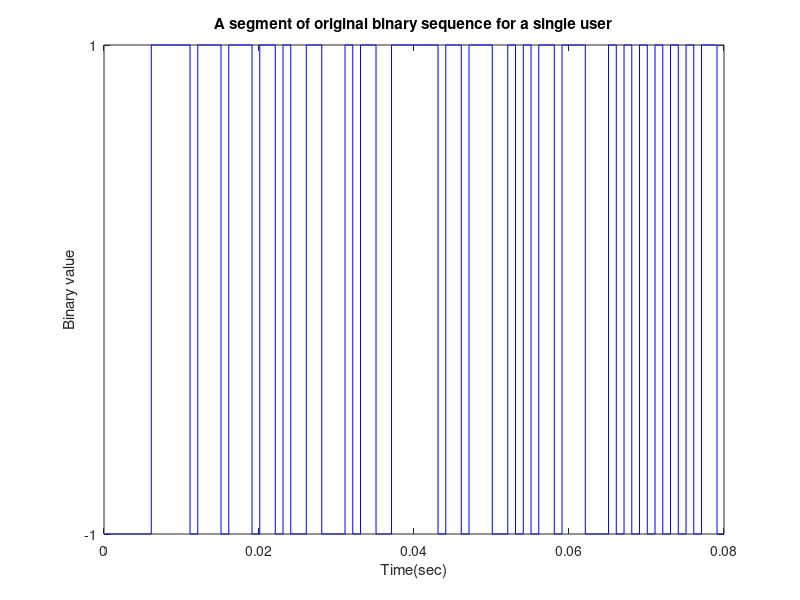
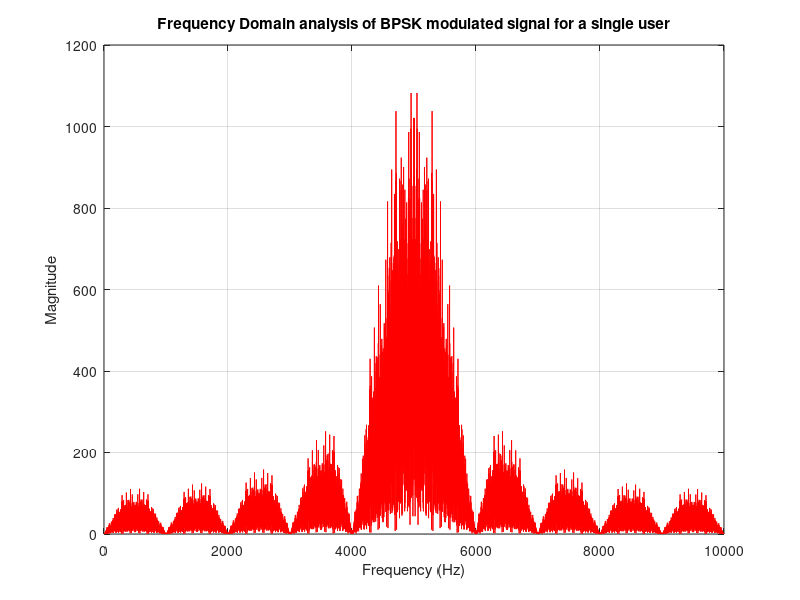
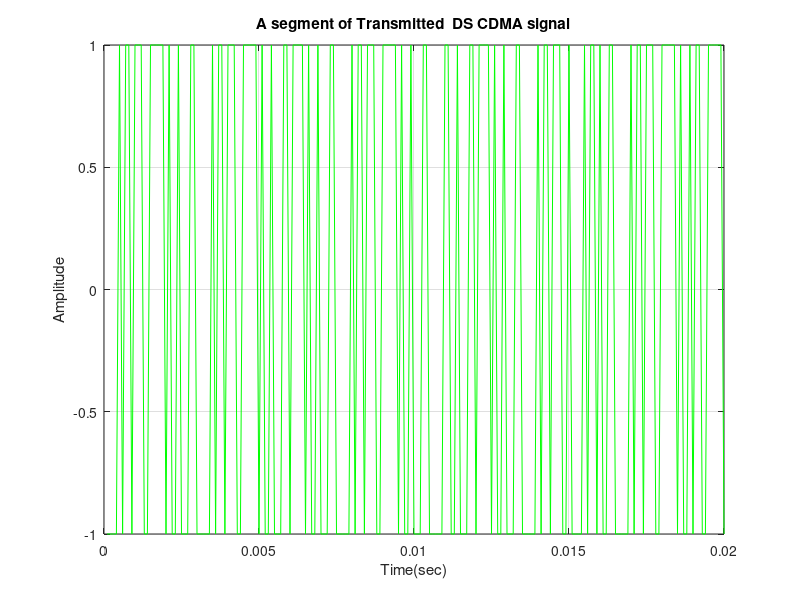

Recreate these plots in MATLAB, in order. (Note: this script raises an error after producing the figures.)
clear all;
close all;
msg=round(rand(1,1000));
%1/2 rated convolutional Encoder
trellis=poly2trellis(3,[6 7]);
user=convenc(msg,trellis);
% Convolutionally encoded data(0,1) are  mapping into +1/1
length_user=length(user);
for i=1:length_user
    if user(i)==0
        user(i)=-1;
    end
end
fc=5000; %%carrier frequency, %KHz
eb=.5;     %% energy per bit
bitrate=1000;% 1KHz
tb=1/bitrate; %% time per bit of message sequence
chiprate=10000;
tc=1/chiprate;
%%% CDMA transmitter for a single user
t=tc:tc:tb*length_user; 
%%plotting base band signal for user
basebandsig=[];
for i=1:length_user
    for j=tc:tc:tb
        if user(i)==1 
            basebandsig=[basebandsig 1];
        else 
            basebandsig=[basebandsig -1];
        end
    end
end
figure(1)
stairs(t(1:800),basebandsig(1:800), 'b') % Blue color
xlabel('Time(sec)')
ylabel('Binary value')
set(gca,'ytick',[ -1  1 ])
title('A segment of original binary sequence for a single user')

%%%% BPSK Modulation 
bpskmod=[];
for i=1:length_user
    for j=tc:tc:tb
        bpskmod=[bpskmod sqrt(2*eb)*user(i)*cos(2*pi*fc*j)];
    end
end
number=length(t); 
spectrum=abs(fft(bpskmod));
sampling_frequency=2*fc;
sampling_interval=(1.0/sampling_frequency);
nyquest_frequency=1.0/(2.0*sampling_interval);
for i=1:number
    frequency(i)=(1.0/(number*sampling_interval)).*i;
end
figure(2)
plot(frequency,spectrum, 'r') % Red color
title('Frequency Domain analysis of BPSK modulated signal for a single user')
xlabel('Frequency (Hz)')
ylabel('Magnitude')
grid on

%% PN generator for  a single user
seed=[1 -1 1 -1]; 
spreadspectrum=[];
pn=[];
for i=1:length_user
    for j=1:10
        pn=[pn seed(4)];  
        if seed (4)==seed(3) 
            temp=-1;
        else 
            temp=1;
        end
        seed(4)=seed(3);
        seed(3)=seed(2);
        seed(2)=seed(1);
        seed(1)=temp;
    end
end
pnupsampled=[];
len_pn=length(pn);
for i=1:len_pn
    for j=10*tc:10*tc:tb
        if pn(i)==1 
            pnupsampled=[pnupsampled 1];
        else 
            pnupsampled=[pnupsampled -1];
        end
    end
end
length_pnupsampled=length(pnupsampled);
sigtx=bpskmod.*pnupsampled;
figure(3)
plot(t(1:200), sigtx(1:200), 'g') % Green color
title('A segment of Transmitted  DS CDMA signal')
xlabel('Time(sec)')
ylabel('Amplitude')
grid on

%%%%%%%%%%%%%Adding fading channel effect%%%%%%%%%%%%%%%%%%%%%%%%%%%%%%
chan=ricianchan(1/chiprate,100,15);
chan.ResetBeforeFiltering=0;
fad=abs(filter(chan,ones(size(sigtx))));
fadedsig=fad.*sigtx;
snr_in_dBs=0:1.0:10;
for m=1:length(snr_in_dBs)
    ber(m)=0.0;
    composite_signal=awgn(fadedsig,snr_in_dBs(m),'measured');
    rx=composite_signal.*pnupsampled;
    demodcar=[];
    for i=1:length_user
        for j=tc:tc:tb
            demodcar=[demodcar sqrt(2*eb)*cos(2*pi*fc*j)];
        end
    end
    bpskdemod=rx.*demodcar;
    len_dmod=length(bpskdemod);
    sum=zeros(1,len_dmod/10);
    for i=1:len_dmod/10
        for j=(i-1)*10+1:i*10
            sum(i)=sum(i)+bpskdemod(j);
        end
    end
    rxbits=[];
    for i=1:length_user
        if sum(i)>0
            rxbits=[rxbits 1];
        else
            rxbits=[rxbits 0];
        end
    end
    tblen = 3; delay = tblen;
    decoded = vitdec(rxbits,trellis,tblen,'cont','hard');
    [number,rat] = biterr(decoded(delay+1:end),msg(1:end-delay));
    ber(m)=rat;
end
figure(4)
plot(snr_in_dBs,ber, 'm-o') % Magenta with circles
xlabel('Signal to noise ratio(dB)');  
ylabel('BER');
legend('BER simulation for a single user');
title('Coded BER simulation under AWGN and Rician fading channel')
grid on
